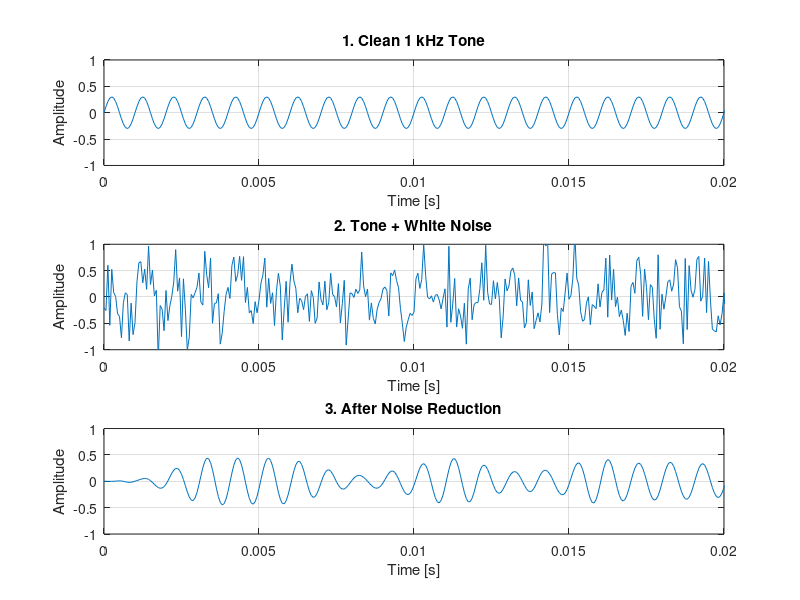

This chart was generated by the following MATLAB code: (Note: this script raises an error after producing the figure.)
clear;
close all;
clc;

%% Parameters
fs = 16000;                % Sampling frequency [Hz]
duration = 2;              % Signal duration [seconds]
fTone = 1000;              % Tone frequency [Hz]

t = 0:1/fs:duration-1/fs;

%% ============================================================
% 1. CREATE A CLEAN TONE
% ============================================================

tone = 0.3 * sin(2*pi*fTone*t);

figure;

subplot(3,1,1);
plot(t, tone);
xlim([0 0.02]);            % Show first 20 ms
ylim([-1 1]);
grid on;

title('1. Clean 1 kHz Tone');
xlabel('Time [s]');
ylabel('Amplitude');

disp('Playing clean tone...');
soundsc(tone, fs);
pause(duration + 1);


%% ============================================================
% 2. ADD NOISE
% ============================================================

noise = 0.4 * randn(size(tone));

noisySignal = tone + noise;

subplot(3,1,2);
plot(t, noisySignal);
xlim([0 0.02]);
ylim([-1 1]);
grid on;

title('2. Tone + White Noise');
xlabel('Time [s]');
ylabel('Amplitude');

disp('Playing noisy signal...');
soundsc(noisySignal, fs);
pause(duration + 1);


%% ============================================================
% 3. SIMPLE NOISE REDUCTION
% ============================================================

% Keep frequencies around the 1 kHz tone
lowCutoff  = 800;
highCutoff = 1200;

% Design 6th-order Butterworth band-pass filter
[b, a] = butter(3, ...
    [lowCutoff highCutoff] / (fs/2), ...
    'bandpass');

% Apply filter
filteredSignal = filter(b, a, noisySignal);

subplot(3,1,3);
plot(t, filteredSignal);
xlim([0 0.02]);
ylim([-1 1]);
grid on;

title('3. After Noise Reduction');
xlabel('Time [s]');
ylabel('Amplitude');

disp('Playing filtered signal...');
soundsc(filteredSignal, fs);


%% Make figure easier to read
sgtitle('Simple Noise Reduction Demonstration');
